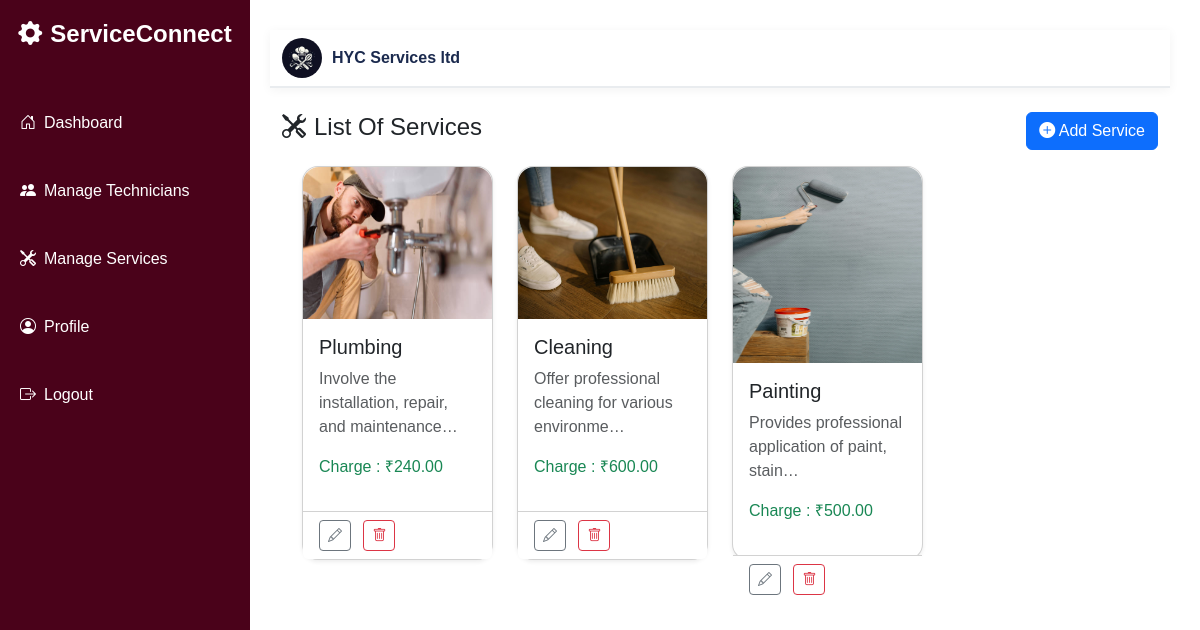
Page /service_view/ (signed in) on the committed database.
### service/models.py (models this page shows, shortened)
class CustomUser(AbstractUser):
    ROLE_CHOICES = (
        ('customer', 'Customer'),
        ('company', 'Company'),
        ('technician', 'Technician'),
    )
    role = models.CharField(max_length=20, choices=ROLE_CHOICES)

class CompanyProfile(models.Model):
    user = models.OneToOneField(settings.AUTH_USER_MODEL, on_delete=models.CASCADE, related_name='company_profile')
    company_name = models.CharField(max_length=100)
    phone = models.CharField(max_length=15)
    address = models.TextField()
    logo = models.ImageField(upload_to='company_logo/', blank=True, null=True)

class ServiceType(models.Model):
    company = models.ForeignKey(CompanyProfile, on_delete=models.CASCADE, related_name='services')
    name = models.CharField(max_length=100)
    description = models.TextField(blank=True)
    base_price = models.DecimalField(max_digits=10, decimal_places=2, default=0.00)
    image = models.ImageField(upload_to='service_images/', blank=True, null=True)

### service/views.py (the view)
# urls.py: path('service_view/', views.service_view, name='service_view'),
@login_required
def service_view(request):
    company = get_object_or_404(CompanyProfile, user=request.user)
    services_list = ServiceType.objects.filter(company=company)
    return render(request,'service_view.html',
        context={'service_types':services_list})

### templates/service_view.html
{% extends 'company_base.html' %}
{% block content %}
<div class="container mt-4">
    <div class="d-flex justify-content-between align-items-center mb-3">
        <h4><i class="bi bi-tools me-2"></i>List Of Services</h4>
        <a href="{% url 'add_service' %}" class="btn btn-primary "><i class="bi bi-plus-circle-fill"></i> Add Service</a>
    </div>
    {% if service_types %}
    <div class="row m-2">
        {% for service in service_types %}
        <div class="col-md-3 mb-3">
            <div class="card shadow-sm border-1 rounded-4 h-75">
                {% if service.image %}
                <img src="{{ service.image.url }}" class="card-img-top rounded-top-4 h-50 w-100 cover" alt="{{ service.name }}">
                {% endif %}
                <div class="card-body">
                    <h5 class="card-title">{{ service.name }}</h5>
                    <p class="text-muted">{{ service.description|truncatechars:50 }}</p>
                    <p class="text-success">Charge : ₹{{service.base_price}}</p>
                </div>
                <div class="card-footer bg-white ">
                    <a href="{% url 'edit_service' service.id %}" class="btn btn-outline-secondary btn-sm me-2">
                        <i class="bi bi-pencil"></i>
                    </a>
                    <a href="{% url 'delete_service' service.id %}" class="btn btn-outline-danger btn-sm">
                        <i class="bi bi-trash"></i>
                    </a>
                </div>
            </div>
        </div>
        {% endfor %}
    </div>
    {% else %}
    <p class="text-muted">No services added yet.</p>
    {% endif %}
</div>
{% endblock %}

### templates/company_base.html (shortened to what this page needs)
{% load static %}
<!DOCTYPE html>
<html lang="en">
<head>
    <link href="https://cdn.jsdelivr.net/npm/bootstrap@5.3.2/dist/css/bootstrap.min.css" rel="stylesheet">
    <link href="https://cdn.jsdelivr.net/npm/bootstrap-icons@1.11.1/font/bootstrap-icons.css" rel="stylesheet">
</head>
<body>
    <div class="sidebar">
        <h4><i class="bi bi-gear-fill me-2"></i>ServiceConnect</h4>
        <a href="{% url 'company_dashboard' %}"
            class="{% if request.resolver_match.url_name == 'company_dashboard' %}active{% endif %}">
            <i class="bi bi-house-door me-2"></i>Dashboard
        </a>
        <a href="{% url 'technician_list' %}">
            <i class="bi bi-people-fill me-2"></i>Manage Technicians
        </a>
        <a href="{% url 'service_view' %}">
            <i class="bi bi-tools me-2"></i>Manage Services
        </a>
        <a href="{% url 'profile_edit' %}">
            <i class="bi bi-person-circle me-2"></i>Profile
        </a>
        <a href="{% url 'logout' %}">
            <i class="bi bi-box-arrow-right me-2"></i>Logout
        </a>
    </div>
    <div class="main-content">
        <nav class="navbar navbar-custom mb-4">
            <div class="container d-flex justify-content-between">
                {% if request.user.company_profile %}
                <div class="navbar-company">
                    {% if request.user.company_profile.logo %}
                    <img src="{{ request.user.company_profile.logo.url }}" alt="Company Logo">
                    {% endif %}
                    <span>{{ request.user.company_profile.company_name }}</span>
                </div>
                {% endif %}
            </div>
        </nav>
        {% block content %}
        {% endblock %}
    </div>
</body>
</html>

### templates/company_base.html (style rules this page uses)
body { background-color: white; font-family: "Poppins", sans-serif; }
.sidebar { position: fixed; top: 0; left: 0; height: 100vh; width: 250px; background-color: rgb(74, 2, 26); color: white; padding-top: 20px; }
.sidebar h4 { text-align: center; margin-bottom: 50px; font-weight: bold; }
.sidebar a { display: block; margin-top: 20px; color: white; padding: 12px 20px; text-decoration: none; font-size: 16px; }
.main-content { margin-top: 0; margin-right: 0; margin-left: 240px; padding: 30px; }
.navbar-custom { background-color: white; box-shadow: 0px 2px 10px rgba(0, 0, 0, 0.05); border-bottom: 2px solid #e9ecef; }
.navbar-company { display: flex; align-items: center; gap: 10px; }
.navbar-company img { width: 40px; height: 40px; border-radius: 50%; object-fit: cover; }
.navbar-company span { font-weight: bolder; color: #1b2a4e; }

### rows in the picture
CustomUser: user.company_profile.logo (picture), user.company_profile.company_name "HYC Services ltd"
ServiceType: image (picture), name "Plumbing", description "Involve the installation, repair, and maintenance…", base_price "240.00"
ServiceType: image (picture), name "Cleaning", description "Offer professional cleaning for various environme…", base_price "600.00"
ServiceType: image (picture), name "Painting", description "Provides professional application of paint, stain…", base_price "500.00"
